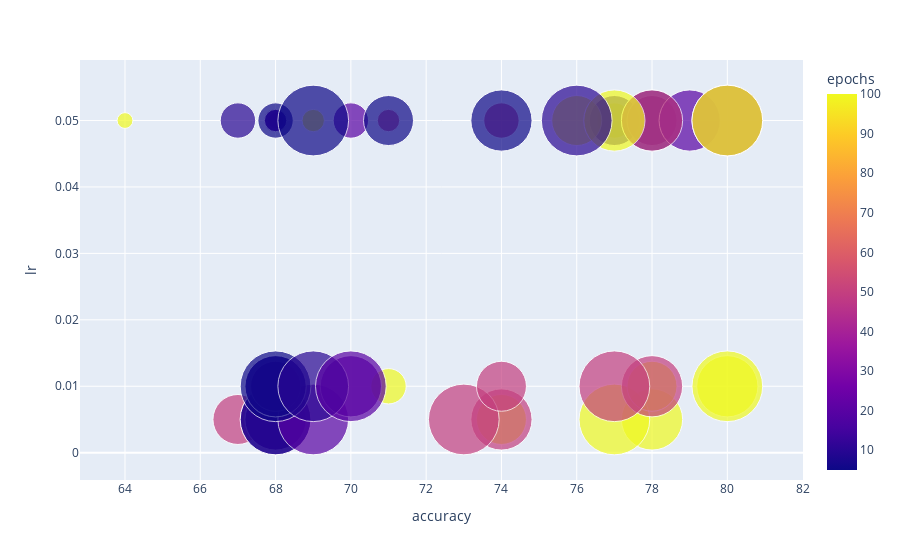

Write notebook code for a chart like this one.
### Markdown cell above
Generally, when the dataset is very small (20, 40 samples), the accuracy does not go beyond 70%. The smaller the circle on the graph is, the smaller the dataset the model was trained on. As we can see, a lot of such circles are on the left. 

This is also the case when the number of epochs is small (5). On the graph, the darker the circle, the less epochs the model was trained on. The majority of the dark circles are on the left which signifies that the number of epochs affects the training accuracy.  

The smaller the learning rate is, the slower the model is training (which means it requires more epochs). At the same time, lower learning rate might make the training steps smaller and more precise even though there is a chance of reaching a local minimum. 

A. In this particular example, we do not need the whole dataset to reach the highest accuracy. On the graph, there is a model that managed to achieve the highest accuracy with only 300 samples in the training set. However, generally, the larger the dataset, the more likely the model will generalize (given that the dataset is not very noisy and does not have a lot of outliers)

B. As we can see, the learning rate in the first example is larger than in the second one, which means that it makes bigger steps down the loss graph and that it trains faster. However, if we increase the number of epochs for the second example, it might outperform the first one. Also, another reason it might be the case is that the training dataset is bigger in the second example, meaning that we need to train for a longer period of time so the model can generalize to all cases.

C. It might be possible if we were to add a second layer to the model and add a non-linear activation function to its output (like ReLU). Also, we could add regularization and train the model for longer. However, it is not guranteed and requires some experimentation.

D. Sometimes it is not since the model might overfit. For that, we would need to introduce some regularization to it.

### Code cell
import plotly.express as px
import pandas as pd
fig = px.scatter(data_dict, x="accuracy", y="lr", size="train_size", color="epochs", size_max=50)
fig.show()

### Figure 1 — Plotly figure (JSON) as saved in the notebook; plotly's stock layout.template omitted (floating-point values rounded to 4 significant figures)
{"data": [{"hovertemplate": "accuracy=%{x}<br>lr=%{y}<br>train_size=%{marker.size}<br>epochs=%{marker.color}<extra></extra>", "legendgroup": "", "marker": {"color": [5, 10, 20, 50, 100, 5, 10, 20, 50, 100, 5, 10, 20, 50, 100, 5, 10, 20, 50, 100, 5, 10, 20, 50, 100, 5, 10, 20, 50, 100, 5, 10, 20, 50, 100, 5, 10, 20, 50, 100, 5, 10, 20, 50, 100, 5, 10, 20, 50, 100, 5, 10, 20, 50, 100, 5, 10, 20, 50, 100, 5, 10, 20, 50, 100, 5, 10, 20, 50, 100, 5, 10, 20, 50, 100, 5, 10, 20, 50, 100, 5, 10, 20, 50, 100, 5, 10, 20, 50, 100], "coloraxis": "coloraxis", "size": [20, 20, 20, 20, 20, 40, 40, 40, 40, 40, 100, 100, 100, 100, 100, 200, 200, 200, 200, 200, 300, 300, 300, 300, 300, 400, 400, 400, 400, 400, 20, 20, 20, 20, 20, 40, 40, 40, 40, 40, 100, 100, 100, 100, 100, 200, 200, 200, 200, 200, 300, 300, 300, 300, 300, 400, 400, 400, 400, 400, 20, 20, 20, 20, 20, 40, 40, 40, 40, 40, 100, 100, 100, 100, 100, 200, 200, 200, 200, 200, 300, 300, 300, 300, 300, 400, 400, 400, 400, 400], "sizemode": "area", "sizeref": 0.16, "symbol": "circle"}, "mode": "markers", "name": "", "orientation": "v", "showlegend": false, "type": "scatter", "x": [68, 68, 68, 68, 68, 68, 68, 68, 68, 68, 68, 68, 68, 68, 68, 68, 68, 68, 67, 74, 68, 68, 68, 74, 78, 68, 68, 69, 73, 77, 68, 68, 68, 68, 68, 68, 68, 68, 68, 68, 68, 68, 68, 68, 71, 68, 68, 68, 74, 78, 68, 68, 70, 78, 80, 68, 69, 70, 77, 80, 68, 68, 68, 68, 64, 68, 68, 68, 71, 69, 68, 67, 70, 74, 77, 71, 77, 78, 78, 76, 74, 78, 79, 78, 77, 69, 76, 80, 80, 80], "xaxis": "x", "y": [0.005, 0.005, 0.005, 0.005, 0.005, 0.005, 0.005, 0.005, 0.005, 0.005, 0.005, 0.005, 0.005, 0.005, 0.005, 0.005, 0.005, 0.005, 0.005, 0.005, 0.005, 0.005, 0.005, 0.005, 0.005, 0.005, 0.005, 0.005, 0.005, 0.005, 0.01, 0.01, 0.01, 0.01, 0.01, 0.01, 0.01, 0.01, 0.01, 0.01, 0.01, 0.01, 0.01, 0.01, 0.01, 0.01, 0.01, 0.01, 0.01, 0.01, 0.01, 0.01, 0.01, 0.01, 0.01, 0.01, 0.01, 0.01, 0.01, 0.01, 0.05, 0.05, 0.05, 0.05, 0.05, 0.05, 0.05, 0.05, 0.05, 0.05, 0.05, 0.05, 0.05, 0.05, 0.05, 0.05, 0.05, 0.05, 0.05, 0.05, 0.05, 0.05, 0.05, 0.05, 0.05, 0.05, 0.05, 0.05, 0.05, 0.05], "yaxis": "y"}], "layout": {"coloraxis": {"colorbar": {"title": {"text": "epochs"}}, "colorscale": [[0, "#0d0887"], [0.1111, "#46039f"], [0.2222, "#7201a8"], [0.3333, "#9c179e"], [0.4444, "#bd3786"], [0.5556, "#d8576b"], [0.6667, "#ed7953"], [0.7778, "#fb9f3a"], [0.8889, "#fdca26"], [1, "#f0f921"]]}, "legend": {"itemsizing": "constant", "tracegroupgap": 0}, "margin": {"t": 60}, "xaxis": {"anchor": "y", "domain": [0, 1], "title": {"text": "accuracy"}}, "yaxis": {"anchor": "x", "domain": [0, 1], "title": {"text": "lr"}}}}
